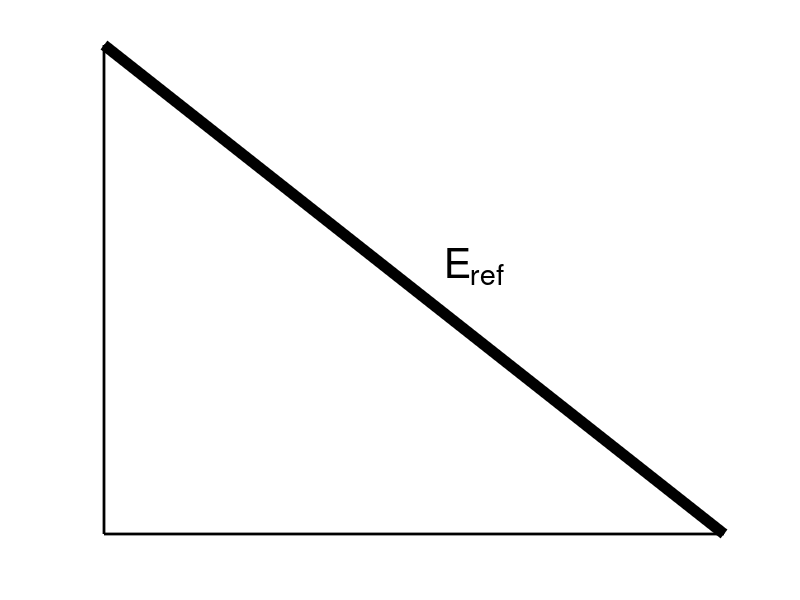
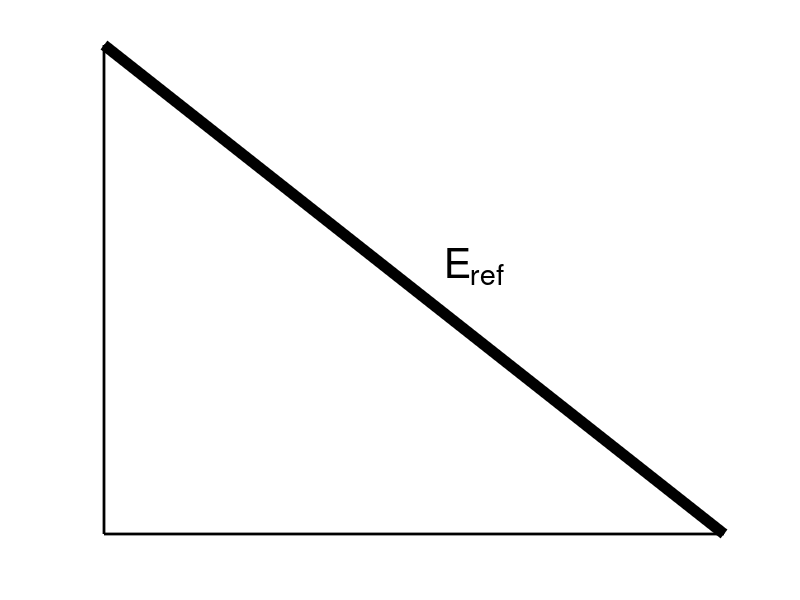
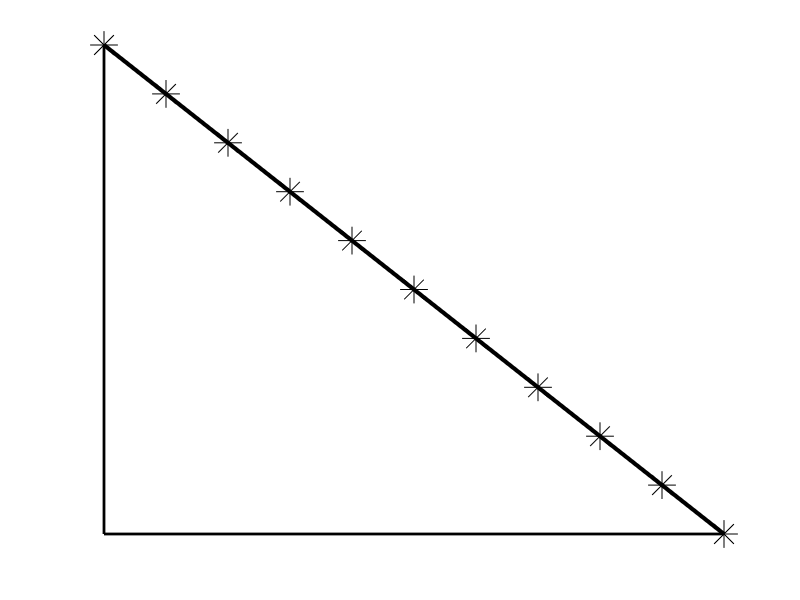
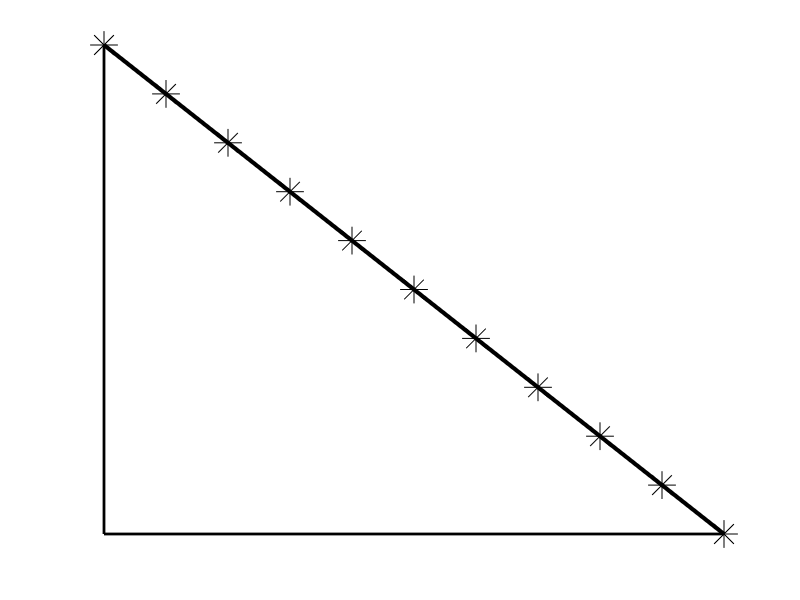

Here is the MATLAB script that generated these plots, in order:

c4n = [0 0; 1 0; 0 1];
n4e = [1 2 3];

figure(1)
clf
hold on
triplot(n4e,c4n(:,1),c4n(:,2),'Color','k','LineWidth',2)
line([1 0],[0 1],'Linewidth',8,'Color','k')
text(0.55,0.55,'E_{ref}','Fontsize',30)
axis off
saveas(gcf,'initalT','epsc2');
saveas(gcf,'initalT','fig');

figure(2)
clf
hold on
triplot(n4e,c4n(:,1),c4n(:,2),'Color','k','LineWidth',2)
line([1 0],[0 1],'Linewidth',3,'Color','k')
y = 1 - [0:0.1:1];
plot([0:0.1:1],y,'k*','Markersize',20)
axis off
saveas(gcf,'greenMarkT','epsc2');
saveas(gcf,'greenMarkT','fig');

figure(3)
clf
hold on
n4eNew = [1 2 4; 1 4 3];
c4nNew = [c4n;[0.5 0.5]]
triplot(n4eNew,c4nNew(:,1),c4nNew(:,2),'Color','k','LineWidth',2)
line([0 1],[0 0],'Linewidth',8,'Color','k')
line([0 0],[0 1],'Linewidth',8,'Color','k')
axis off
saveas(gcf,'greenT','epsc2');
saveas(gcf,'greenT','fig');

figure(4)
clf
hold on
triplot(n4e,c4n(:,1),c4n(:,2),'Color','k','LineWidth',2)
line([1 0],[0 1],'Linewidth',3,'Color','k')
y = 1 - [0:0.1:1];
plot([0:0.1:1],y,'k*','Markersize',20)
plot([0:0.1:1],0*y,'k*','Markersize',20)
axis off
saveas(gcf,'blueLMarkT','epsc2');
saveas(gcf,'blueLMarkT','fig');

figure(5)
clf
hold on
n4eNew = [1 5 4; 5 2 4;1 4 3];
c4nNew = [c4n;[0.5 0.5;0.5 0]]
triplot(n4eNew,c4nNew(:,1),c4nNew(:,2),'Color','k','LineWidth',2)
line([0 0],[0 1],'Linewidth',8,'Color','k')
line([0 0.5],[0 0.5],'Linewidth',8,'Color','k')
line([0.5 1],[0.5 0],'Linewidth',8,'Color','k')
axis off
saveas(gcf,'blueLT','epsc2');
saveas(gcf,'blueLT','fig');

figure(6)
clf
hold on
triplot(n4e,c4n(:,1),c4n(:,2),'Color','k','LineWidth',2)
line([1 0],[0 1],'Linewidth',3,'Color','k')
y = 1 - [0:0.1:1];
plot([0:0.1:1],y,'k*','Markersize',20)
plot(0*y,[0:0.1:1],'k*','Markersize',20)
axis off
saveas(gcf,'blueRMarkT','epsc2');
saveas(gcf,'blueRMarkT','fig');

figure(7)
clf
hold on
n4eNew = [1 2 4; 1 4 5;5 4 3];
c4nNew = [c4n;[0.5 0.5;0 0.5]];
triplot(n4eNew,c4nNew(:,1),c4nNew(:,2),'Color','k','LineWidth',2)
line([0 1],[0 0],'Linewidth',8,'Color','k')
line([0 0.5],[0 0.5],'Linewidth',8,'Color','k')
line([0.5 0],[0.5 1],'Linewidth',8,'Color','k')
axis off
saveas(gcf,'blueRT','epsc2');
saveas(gcf,'blueRT','fig');

figure(8)
clf
hold on
triplot(n4e,c4n(:,1),c4n(:,2),'Color','k','LineWidth',2)
line([1 0],[0 1],'Linewidth',3,'Color','k')
y = 1 - [0:0.1:1];
plot([0:0.1:1],y,'k*','Markersize',20)
plot([0:0.1:1],0*y,'k*','Markersize',20)
plot(0*y,[0:0.1:1],'k*','Markersize',20)
axis off
saveas(gcf,'redMarkT','epsc2');
saveas(gcf,'redMarkT','fig');

figure(9)
clf
hold on
n4eNew = [1 4 6; 4 2 5;6 5 3;4 5 6];
c4nNew = [c4n;[0.5 0;0.5 0.5;0 0.5]];
triplot(n4eNew,c4nNew(:,1),c4nNew(:,2),'Color','k','LineWidth',2)
line([0 1],[1 0],'Linewidth',8,'Color','k')
line([0 0.5],[0.5 0],'Linewidth',8,'Color','k')
axis off
saveas(gcf,'redT','epsc2');
saveas(gcf,'redT','fig');
